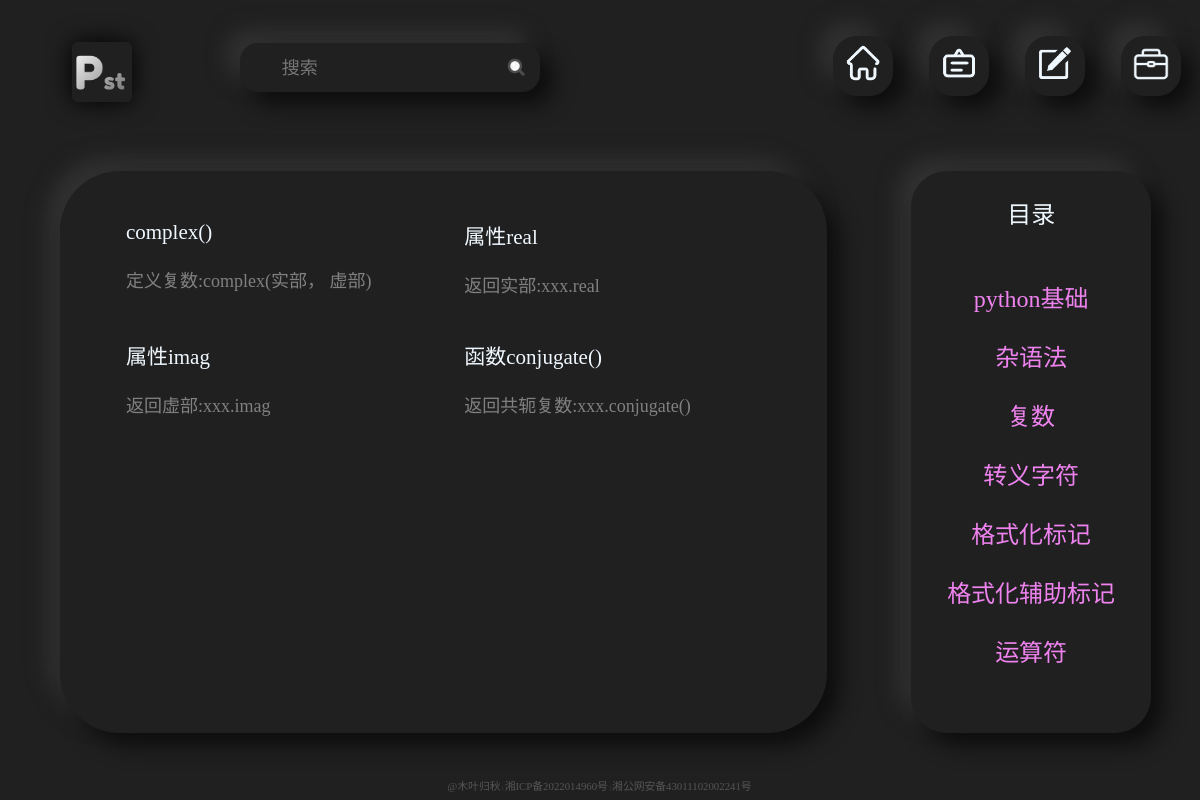
Page /app_1/3 on the committed database.
### app_1/models.py (models this page shows, shortened)
class Contents(models.Model):
    headline = models.ForeignKey(Titles, on_delete=models.CASCADE, verbose_name='所属标题')
    name = models.CharField(max_length=20)
    content = models.CharField(max_length=60)
    class Meta:
        verbose_name = '内容'
        verbose_name_plural = '内容'

class Titles(models.Model):
    id = models.IntegerField(primary_key=True)
    title = models.CharField(max_length=20)
    class Meta:
        verbose_name = '目录'
        verbose_name_plural = '目录'

### app_1/views.py (the view)
# urls.py: path('app_1/', include('app_1.urls')),
def app_1(request, id):
    titles = Titles.objects.all()
    content_list = Contents.objects.filter(headline__id=id)
    return render(request, 'app_1.html', locals())

### templates/app_1.html (shortened to what this page needs)
{% extends "base.html" %}
{% block static %}
    {% load static %}
    <link rel="stylesheet" href="{% static "app_1/app_1.css" %}">
{% endblock %}
{% block body %}
    <div class="app_1_warp">
        <div class="left">
            <div class="content">
                <div class="dodo">
                    {% for it in content_list%}
                        <div>
                        <p class="name">{{ it.name }}</p>
                        <p>{{ it.content }}</p>
                        </div>
                {% endfor %}
                </div>
            </div>
        </div>
        <div class="right">
            <p>目录</p>
            <div class="catalog">
                {% for it in titles %}
                    <p><a href="{% url 'app_1' it.id %}">{{ it.title }}</a></p>
                {% endfor %}
            </div>
        </div>
    </div>
{% endblock %}

### publicStatic/base.css (style rules this page uses)
html { font-size: 10px; font-family: 微软雅黑; }
body { background-color: #202020; padding: 0; margin: 0; }

### publicStatic/app_1/app_1.css (style rules this page uses)
.app_1_warp { width: 100%; height: 80%; top: 15%; left: 0; position: absolute; }
.left { width: 64%; height: 88%; left: 5%; top: 8%; position: absolute; }
.content { width: 100%; height: 100%; top: 0; position: absolute; border-radius: 10rem; box-shadow: 2rem 2rem 3.5rem #0d0d0d, -2rem -2rem 3.5rem #333333; }
.dodo { width: 90%; height: 90%; left: 5%; top: 5%; position: absolute; overflow-y: scroll; }
.dodo div { width: 45%; height: 20rem; margin-left: 4%; float: left; }
.dodo p { font-size: 3rem; color: gray; }
.dodo .name { color: aliceblue; font-size: 3.5rem; }
.right { width: 20%; height: 88%; background-color: #202020; right: 4%; top: 8%; position: absolute; border-radius: 6rem; box-shadow: 2rem 2rem 3.5rem #0d0d0d, -2rem -2rem 3.5rem #333333; }
.right p { text-align: center; font-size: 4rem; color: aliceblue; }
.catalog { height: 75%; width: 80%; left: 10%; bottom: 10%; position: absolute; overflow-y: scroll; overflow-x: hidden; }
.catalog a { text-decoration: none; color: violet; }

### rows in the picture
Contents: name "complex()", content "定义复数:complex(实部， 虚部)"
Contents: name "属性real", content "返回实部:xxx.real"
Contents: name "属性imag", content "返回虚部:xxx.imag"
Contents: name "函数conjugate()", content "返回共轭复数:xxx.conjugate()"
Titles: title "python基础"
Titles: title "杂语法"
Titles: title "复数"
Titles: title "转义字符"
Titles: title "格式化标记"
Titles: title "格式化辅助标记"
Titles: title "运算符"
